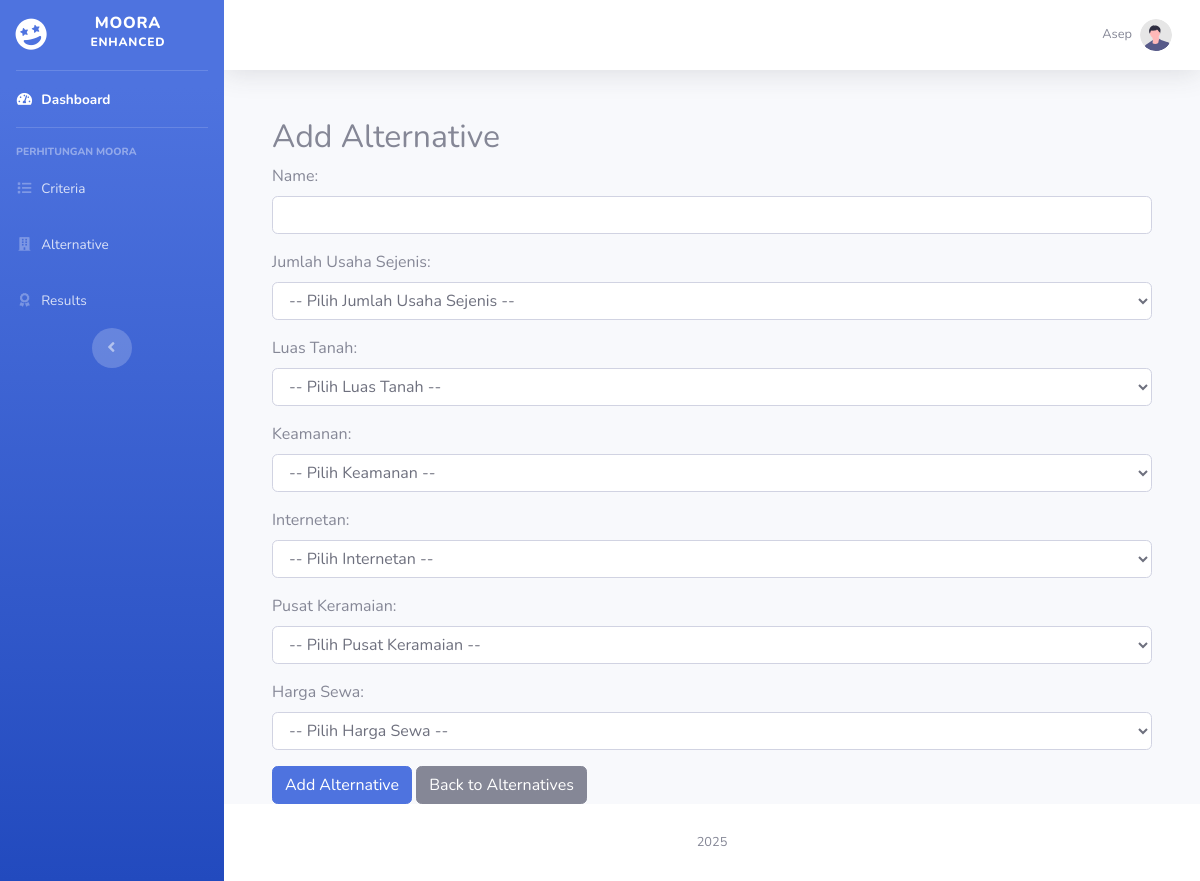
/pages/add_alternative.php (signed in), run on an earlier commit of the app's database.
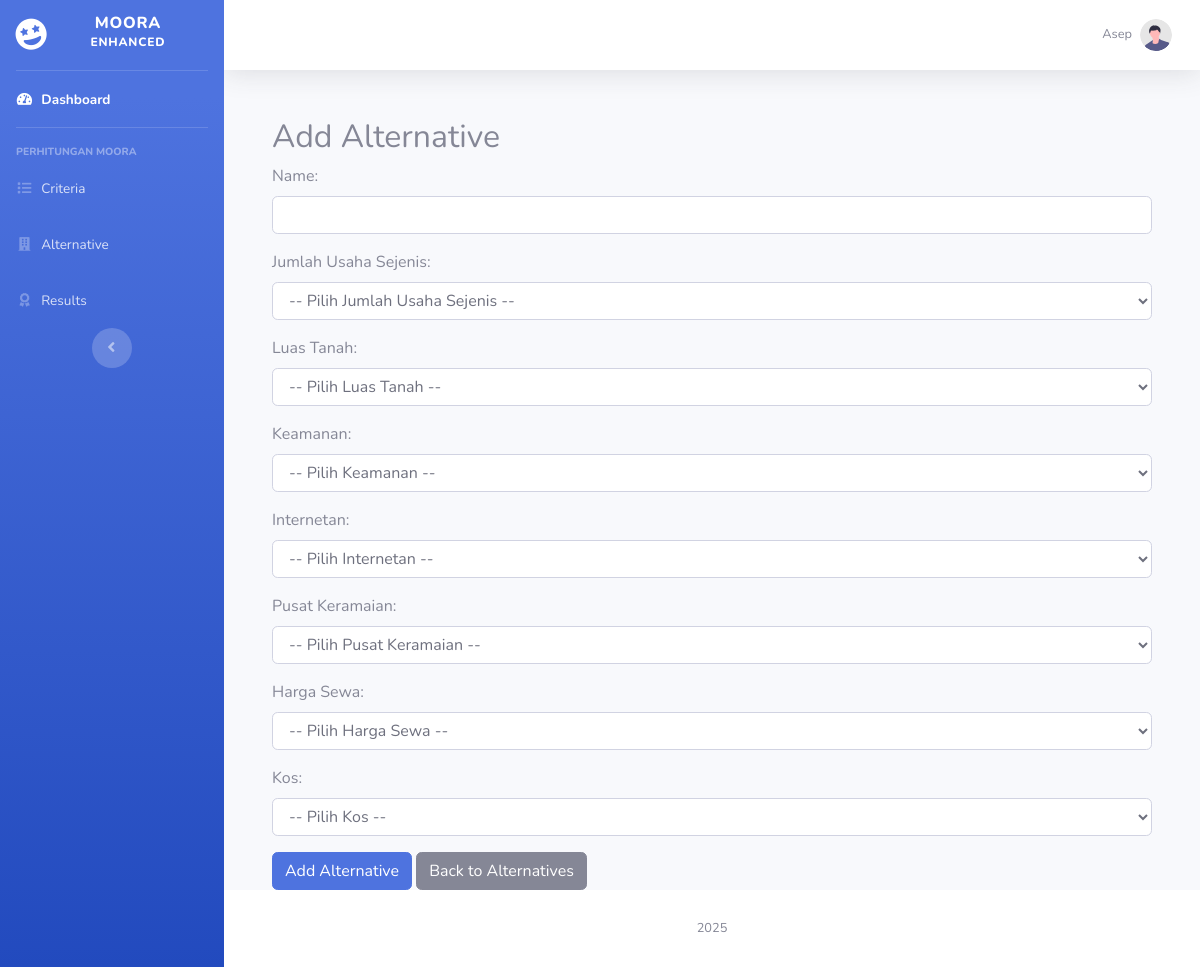
And on a later commit of the database.
### tables this page shows
CREATE TABLE `criteria` (
  `id` int(11) NOT NULL,
  `code` varchar(10) NOT NULL,
  `name` varchar(100) NOT NULL,
  `description` text DEFAULT NULL,
  `type` enum('Cost','Benefit') NOT NULL,
  `weight` decimal(5,2) NOT NULL
);

### pages/add_alternative.php (the view, shortened to what this page needs)
<?php
include '../includes/db.php';
$sql_criteria = "SELECT * FROM criteria";
$result_criteria = $conn->query($sql_criteria);
include '../includes/header.php';
?>
<div class="container mt-5">
    <h2>Add Alternative</h2>
    <form method="post">
        <div class="mb-3">
            <label for="name" class="form-label">Name:</label>
            <input type="text" class="form-control" id="name" name="name" required>
        </div>
        <?php
        if ($result_criteria->num_rows > 0) {
            while ($row = $result_criteria->fetch_assoc()) {
                $criterion_id = $row['id'];
                echo "<div class='mb-3'>
                        <label for='value_{$criterion_id}' class='form-label'>{$row['name']}:</label>
                        <select class='form-control' id='value_{$criterion_id}' name='values[{$criterion_id}]' required>
                        <option value=''>-- Pilih {$row['name']} --</option>
                        ";
                echo "      </select>
                      </div>";
            }
        }
        ?>
        <button type="submit" class="btn btn-primary">Add Alternative</button>
        <a href="alternatives.php" class="btn btn-secondary">Back to Alternatives</a>
    </form>
</div>
<?php include '../includes/sidebar.php'; ?>

### includes/header.php (shortened to what this page needs)
<!DOCTYPE html>
<html lang="en">
  <head>
    <link
      href="../vendor/fontawesome-free/css/all.min.css"
      rel="stylesheet"
      type="text/css"
    />
    <link href="../css/sb-admin-2.min.css" rel="stylesheet" />
  </head>
  <body id="page-top">
    <div id="wrapper">
      <ul
        class="navbar-nav bg-gradient-primary sidebar sidebar-dark accordion"
        id="accordionSidebar"
      >
        <a
          class="sidebar-brand d-flex align-items-center justify-content-center"
          href="dashboard.php"
        >
          <div class="sidebar-brand-icon rotate-n-15">
            <i class="fas fa-grin-stars"></i>
          </div>
          <div class="sidebar-brand-text mx-3">Moora <sup>Enhanced</sup></div>
        </a>
        <hr class="sidebar-divider my-0" />
        <li class="nav-item active">
          <a class="nav-link" href="dashboard.php">
            <i class="fas fa-fw fa-tachometer-alt"></i>
            <span>Dashboard</span></a
          >
        </li>
        <hr class="sidebar-divider" />
        <div class="sidebar-heading">Perhitungan Moora</div>
         <li class="nav-item">
          <a class="nav-link" href="criteria.php">
            <i class="fas fa-fw fa-list"></i>
            <span>Criteria</span></a
          >
        </li>
        <li class="nav-item">
          <a class="nav-link" href="alternatives.php">
            <i class="fas fa-fw fa-building"></i>
            <span>Alternative</span></a
          >
        </li>
        <li class="nav-item">
          <a class="nav-link" href="results.php">
            <i class="fas fa-fw fa-award"></i>
            <span>Results</span></a
          >
        </li>
        <div class="text-center d-none d-md-inline">
          <button class="rounded-circle border-0" id="sidebarToggle"></button>
        </div>
      </ul>
      <div id="content-wrapper" class="d-flex flex-column">
        <div id="content">
          <nav
            class="navbar navbar-expand navbar-light bg-white topbar mb-4 static-top shadow"
          >
            <ul class="navbar-nav ml-auto">
              <li class="nav-item dropdown no-arrow">
                <a
                  class="nav-link dropdown-toggle"
                  href="#"
                  id="userDropdown"
                  role="button"
                  data-toggle="dropdown"
                  aria-haspopup="true"
                  aria-expanded="false"
                >
                  <span class="mr-2 d-none d-lg-inline text-gray-600 small"
                    ><?= $_SESSION['name'] ?></span
                  >
                  <img
                    class="img-profile rounded-circle"
                    src="../img/undraw_profile.svg"
                  />
                </a>
              </li>
            </ul>
          </nav>
          <div class="container-fluid">

### includes/sidebar.php (shortened to what this page needs)
</div>
        </div>
        <footer class="sticky-footer bg-white">
          <div class="container my-auto">
            <div class="copyright text-center my-auto">
              <span>2025</span>
            </div>
          </div>
        </footer>
      </div>
    </div>
  </body>
</html>

What changed in the data, as far as the page shows it:
added criteria: name "Kos"
